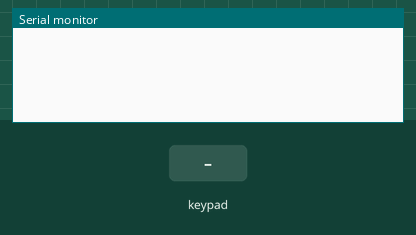
Recording of a sketch running on a simulated Arduino Uno, built with avr-gcc and run on an emulated ATmega328P. On the bench: the last lines printed to the serial monitor. Inputs (shaded band) come from the test bench.

Above: at 1.2 s.
1.3 s: key 'D' pressed
At 2.2 s:
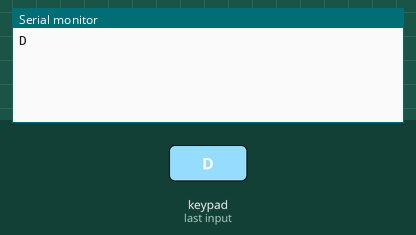
2.8 s: keypad keys 9 8 7 6 pressed 0.4 s apart
At 4.4 s:
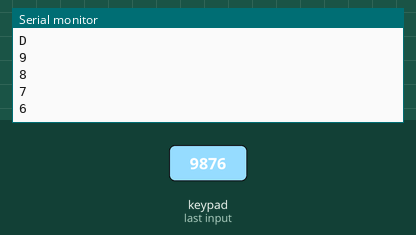
5.9 s: key '*' pressed
At 6.8 s:
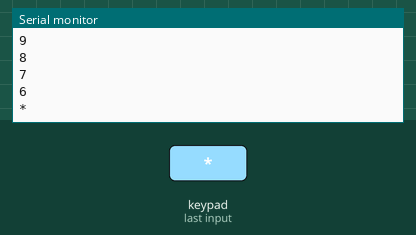
7.4 s: keypad keys 9 8 7 6 # pressed 0.4 s apart
At 10.4 s:
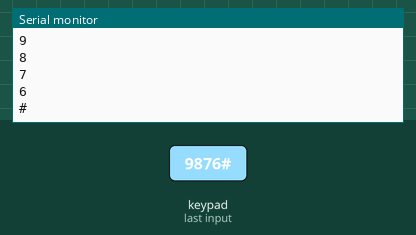
10.9 s: key 'C' pressed
At 12.0 s:
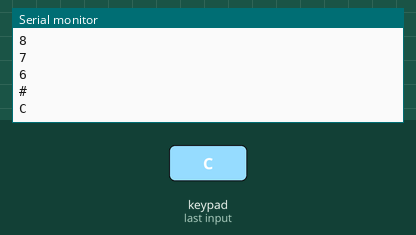
12.4 s: keypad keys 9 8 7 6 A pressed 0.4 s apart
At 15.5 s:
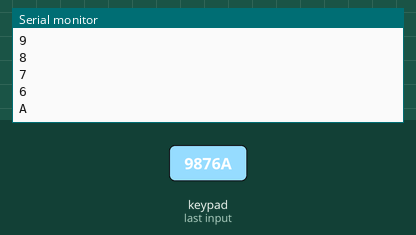
Timing chart, 0 to 16.9 s (numbered marks = the images above; inputs shaded):
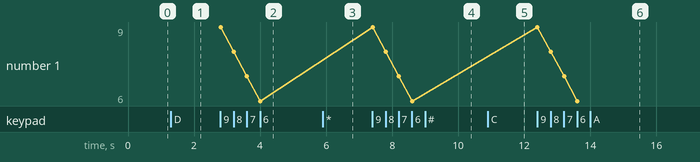

The sketch:

MacroKeyPad.ino
```cpp
#include <Keypad.h>

const byte ROWS = 4;
const byte COLS = 4;

//Your Keypad distribution
const char hexaKeys[ROWS][COLS] = {
  {'D', '*', '0', '#'},
  {'C', '3', '2', '1'},
  {'B', '6', '5', '4'},
  {'A', '9', '8', '7'}
};

//Digital pins for Rows and Cols
byte rowPins[ROWS] = {9, 8, 7, 6};
byte colPins[COLS] = {5, 4, 3, 2};

//Creates keypad object
Keypad customKeypad = Keypad(makeKeymap(hexaKeys), rowPins, colPins, ROWS, COLS);

void setup() {
  Serial.begin(9600);
}

void loop() {
  char customKey = customKeypad.getKey();
  if (customKey) {
    //Print de key char from hexaKeys matrix
    Serial.println(customKey);
  }
}
```

Measured:
- after the input at 1.3 s, the serial monitor: prints a new line at once (image 1)
- after the input at 2.8 s, the serial monitor: prints a new line at once (image 2)
- after the input at 5.9 s, the serial monitor: prints a new line at once (image 3)
- after the input at 7.4 s, the serial monitor: prints a new line at once (image 4)
- after the input at 10.9 s, the serial monitor: prints a new line at once (image 5)
- after the input at 12.4 s, the serial monitor: prints a new line at once (image 6)
